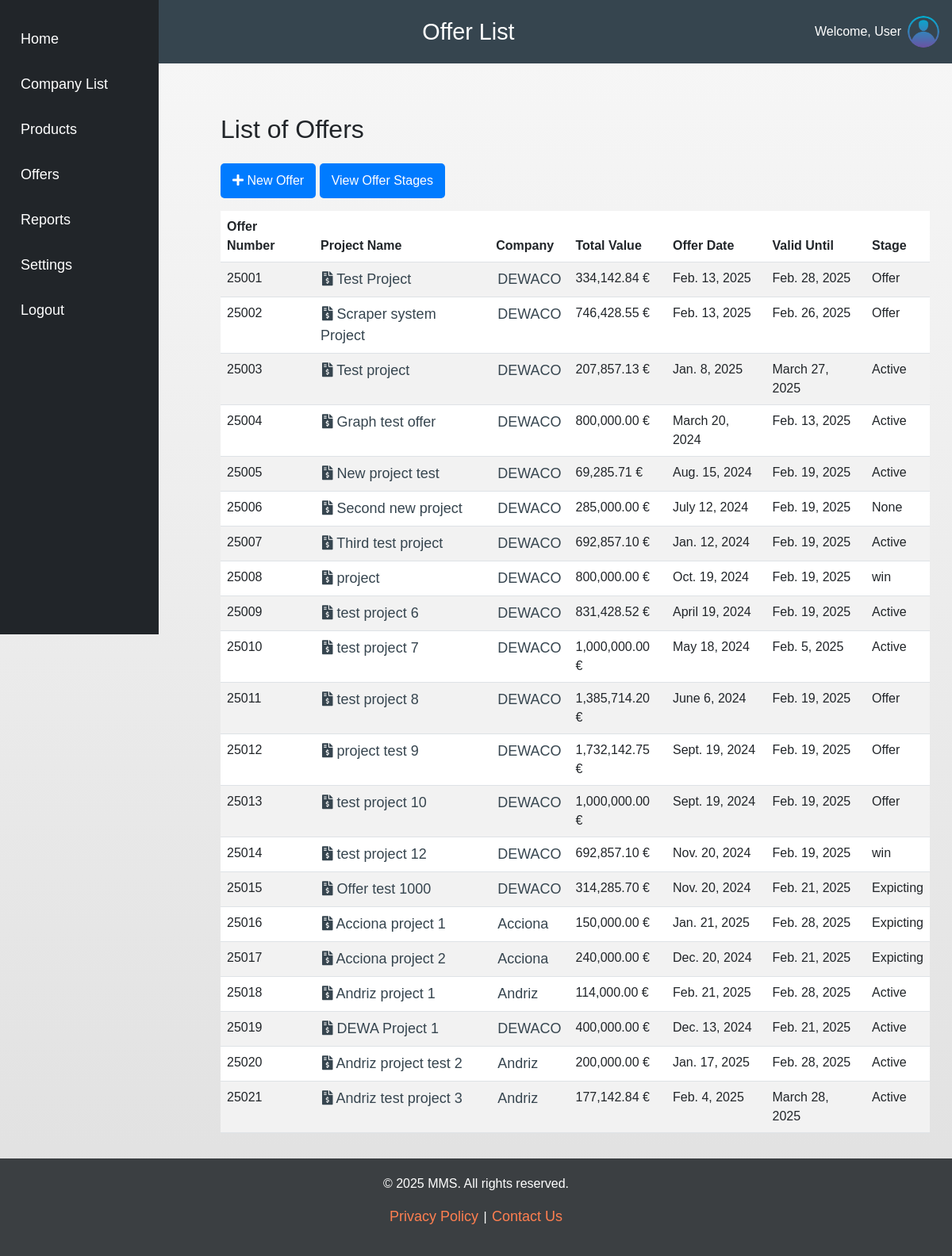
Screenshot of /offers/ with the database file from the repository.
### offers/models.py (models this page shows, shortened)
class Offer(models.Model):
    company = models.ForeignKey(Company, on_delete=models.CASCADE)
    contact_person = models.ForeignKey(Contact, on_delete=models.SET_NULL, null=True, blank=True)
    delivery_method = models.ForeignKey(DeliveryMethod, on_delete=models.SET_NULL, null=True, blank=True)
    offer_number = models.PositiveIntegerField(unique=True)
    offer_date = models.DateField(auto_now_add=False, default=None)
    valid_until = models.DateField()
    notes = models.TextField(blank=True, null=True)
    project_name = models.CharField(max_length=255)
    project_country = CountryField(blank_label='(Select a country)', null=True, blank=True)
    payment_terms = models.TextField(blank=True, null=True)
    delivery_time_weeks = models.PositiveIntegerField(null=True, blank=True)
    stage = models.ForeignKey(Stage, on_delete=models.SET_NULL, null=True, blank=True)
    category = models.ForeignKey(Category, on_delete=models.CASCADE)
    @property
    def total_amount(self):
        return sum(product.total_price() for product in self.offer_products.all())

class OfferProduct(models.Model):
    offer = models.ForeignKey('Offer', on_delete=models.CASCADE, related_name='offer_products')
    product = models.ForeignKey(Product, on_delete=models.CASCADE)
    product_code = models.CharField(max_length=100)
    product_name = models.CharField(max_length=200)
    size = models.CharField(max_length=50)
    material = models.CharField(max_length=200)
    unit_cost = models.DecimalField(max_digits=10, decimal_places=2)
    margin = models.DecimalField(max_digits=5, decimal_places=2)
    price = models.DecimalField(max_digits=10, decimal_places=2)
    discount_percentage = models.DecimalField(max_digits=5, decimal_places=2, default=0.0)
    description = models.TextField()
    quantity = models.IntegerField(default=1)
    def total_price(self):
        return self.price * self.quantity

class Stage(models.Model):
    name = models.CharField(max_length=255)
    order = models.PositiveIntegerField(default=0)
    def __str__(self):
        return self.name

### company/models.py (models this page shows, shortened)
class Company(models.Model):
    CLASSIFICATION_CHOICES = [
        ('High Value', 'High Value'),
        ('Medium Value', 'Medium Value'),
        ('Low Value', 'Low Value'),
        ('Unimportant', 'Unimportant'),
    ]
    name = models.CharField(max_length=100)
    logo = models.ImageField(upload_to='logos/', null=True, blank=True)
    address = models.CharField(max_length=250, null=True, blank=True)
    description = models.TextField()
    city = models.CharField(max_length=100, null=True, blank=True)
    country = CountryField(blank_label='(Select a country)', null=True, blank=True)
    phone = models.CharField(max_length=15, null=True, blank=True)
    email = models.EmailField(null=True, blank=True)
    website = models.URLField(null=True, blank=True)
    classification = models.CharField(
        max_length=15,
        choices=CLASSIFICATION_CHOICES,
        default='Unimportant'
    )
    yearly_target = models.DecimalField(max_digits=10, decimal_places=2, default=1200000)
    active_line = models.DecimalField(max_digits=10, decimal_places=2, default=1560000)  # 30% more than target
    poor_line = models.DecimalField(max_digits=10, decimal_places=2, default=720000)  # 40% less than target
    created_at = models.DateTimeField(auto_now_add=True)
    updated_at = models.DateTimeField(auto_now=True)

### offers/views.py (the view)
# urls.py: path('', views.offer_list, name='list'),
def offer_list(request):
    offers = Offer.objects.all()
    return render(request, 'offers/offer_list.html', {'offers': offers})

### offers/templates/offers/offer_list.html (shortened to what this page needs)
{% extends "base.html" %}
{% load humanize %}
{% block header %}
    Offer List
{% endblock %}
{% block content %}
    <div class="container mt-5">
        <h2 class="mb-4">List of Offers</h2>
        <a href="{% url 'offers:create' %}" class="btn btn-primary mb-3">
            <i class="fas fa-plus"></i> New Offer
        </a>
        <a href="{% url 'offers:offer_stage' %}" class="btn btn-primary mb-3">View Offer Stages</a>
        {% if offers %}
            <table class="table table-striped">
                <thead>
                    <tr>
                        <th>Offer Number</th>
                        <th>Project Name</th>
                        <th>Company</th>
                        <th>Total Value</th>
                        <th>Offer Date</th>
                        <th>Valid Until</th>
                        <th>Stage</th>
                    </tr>
                </thead>
                <tbody>
                    {% for offer in offers %}
                        <tr>
                            <td>{{ offer.offer_number }}</td>
                            <td><a href="{% url 'offers:offer_detail' offer.pk %}">
                                <i class="fas fa-file-invoice-dollar"></i> {{ offer.project_name }}</a>
                            </td>
                            <td>
                                {% if offer.company %}
                                    <a href="{% url 'company:company_detail' offer.company.id %}">
                                         {{ offer.company.name }}</a>
                                {% else %}
                                    N/A
                                {% endif %}
                            </td>
                            <td>
                                {{ offer.total_amount |floatformat:2|intcomma }} €
                           </td>
                            <td>{{ offer.offer_date }}</td>
                            <td>{{ offer.valid_until }}</td>
                            <td>{{ offer.stage }}</td>
                        </tr>
                    {% endfor %}
                </tbody>
            </table>
        {% else %}
            <p>No offers available.</p>
        {% endif %}
    </div>
{% endblock %}

### crm/static/css/styles.css (style rules this page uses)
body { background: linear-gradient(to bottom, #f7f7f7, #e0e0e0); font-family: Arial, sans-serif; min-height: 100vh; display: flex; flex-direction: column; margin: 0; }
a { color: #36454F; text-decoration: none; font-size: large; padding: 2px; border-radius: 5px; }
.btn { display: inline-block; padding: 10px 15px; text-align: center; font-size: 16px; border-radius: 5px; cursor: pointer; transition: background-color 0.3s ease; }
.btn-primary { background-color: #FF7F50; border: none; }
.btn-primary { background-color: #007bff; border-color: #007bff; }

### rows the page displays
Offer: offer_number "25001", project_name "Test Project", company.name "DEWACO", total_amount "334,142.84", offer_date "Feb. 13, 2025", valid_until "Feb. 28, 2025", stage "Offer"
Offer: offer_number "25002", project_name "Scraper system Project", company.name "DEWACO", total_amount "746,428.55", offer_date "Feb. 13, 2025", valid_until "Feb. 26, 2025", stage "Offer"
Offer: offer_number "25003", project_name "Test project", company.name "DEWACO", total_amount "207,857.13", offer_date "Jan. 8, 2025", valid_until "March 27, 2025", stage "Active"
Offer: offer_number "25004", project_name "Graph test offer", company.name "DEWACO", total_amount "800,000.00", offer_date "March 20, 2024", valid_until "Feb. 13, 2025", stage "Active"
Offer: offer_number "25005", project_name "New project test", company.name "DEWACO", total_amount "69,285.71", offer_date "Aug. 15, 2024", valid_until "Feb. 19, 2025", stage "Active"
Offer: offer_number "25006", project_name "Second new project", company.name "DEWACO", total_amount "285,000.00", offer_date "July 12, 2024", valid_until "Feb. 19, 2025", stage "None"
Offer: offer_number "25007", project_name "Third test project", company.name "DEWACO", total_amount "692,857.10", offer_date "Jan. 12, 2024", valid_until "Feb. 19, 2025", stage "Active"
Offer: offer_number "25008", project_name "project", company.name "DEWACO", total_amount "800,000.00", offer_date "Oct. 19, 2024", valid_until "Feb. 19, 2025", stage "win"
Offer: offer_number "25009", project_name "test project 6", company.name "DEWACO", total_amount "831,428.52", offer_date "April 19, 2024", valid_until "Feb. 19, 2025", stage "Active"
Offer: offer_number "25010", project_name "test project 7", company.name "DEWACO", total_amount "1,000,000.00", offer_date "May 18, 2024", valid_until "Feb. 5, 2025", stage "Active"
Offer: offer_number "25011", project_name "test project 8", company.name "DEWACO", total_amount "1,385,714.20", offer_date "June 6, 2024", valid_until "Feb. 19, 2025", stage "Offer"
Offer: offer_number "25012", project_name "project test 9", company.name "DEWACO", total_amount "1,732,142.75", offer_date "Sept. 19, 2024", valid_until "Feb. 19, 2025", stage "Offer"
Offer: offer_number "25013", project_name "test project 10", company.name "DEWACO", total_amount "1,000,000.00", offer_date "Sept. 19, 2024", valid_until "Feb. 19, 2025", stage "Offer"
Offer: offer_number "25014", project_name "test project 12", company.name "DEWACO", total_amount "692,857.10", offer_date "Nov. 20, 2024", valid_until "Feb. 19, 2025", stage "win"
Offer: offer_number "25015", project_name "Offer test 1000", company.name "DEWACO", total_amount "314,285.70", offer_date "Nov. 20, 2024", valid_until "Feb. 21, 2025", stage "Expicting"
Offer: offer_number "25016", project_name "Acciona project 1", company.name "Acciona", total_amount "150,000.00", offer_date "Jan. 21, 2025", valid_until "Feb. 28, 2025", stage "Expicting"
Offer: offer_number "25017", project_name "Acciona project 2", company.name "Acciona", total_amount "240,000.00", offer_date "Dec. 20, 2024", valid_until "Feb. 21, 2025", stage "Expicting"
Offer: offer_number "25018", project_name "Andriz project 1", company.name "Andriz", total_amount "114,000.00", offer_date "Feb. 21, 2025", valid_until "Feb. 28, 2025", stage "Active"
Offer: offer_number "25019", project_name "DEWA Project 1", company.name "DEWACO", total_amount "400,000.00", offer_date "Dec. 13, 2024", valid_until "Feb. 21, 2025", stage "Active"
Offer: offer_number "25020", project_name "Andriz project test 2", company.name "Andriz", total_amount "200,000.00", offer_date "Jan. 17, 2025", valid_until "Feb. 28, 2025", stage "Active"
Offer: offer_number "25021", project_name "Andriz test project 3", company.name "Andriz", total_amount "177,142.84", offer_date "Feb. 4, 2025", valid_until "March 28, 2025", stage "Active"
